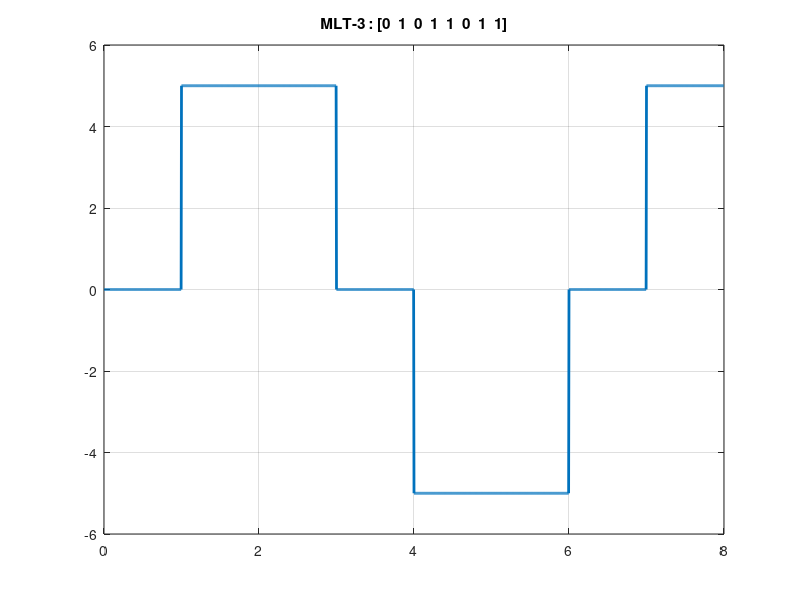

Recreate this plot in MATLAB.
clc;
close all;
clear all;

bits = [0,1,0,1,1,0,1,1]; 

bitrate = 1;
voltage = 5;
temp = 0;
lastLevel = 0;

T = length(bits)/bitrate; %total time for bit sequence
n = 200; %sample per bit
N = n * T; %total sample
dt = T / N; %sampling time
t = 0:dt:T-dt; %every time instance
y = zeros(1,length(t)); %output signal

%modulation
for i = 0 : length(bits) - 1
  if(bits(i+1) == 1)
    temp++;
    if(rem(temp,4) == 1)
    y(i * n + 1 : (i + 1) * n) = voltage;
    lastLevel = voltage;
    elseif(rem(temp,4) == 3)
    y(i * n + 1 : (i + 1) * n) = -voltage;
    lastLevel = -voltage;
    else
    y(i * n + 1 : (i + 1) * n) = 0;
    lastLevel = 0;
    endif
  else
    y(i * n + 1 : (i + 1) * n) = lastLevel;
  endif
end

plot(t,y,'LineWidth',2);
axis([0 T -voltage-1 voltage+1]);
grid on;
title(['MLT-3 : [' num2str(bits) ']']);

%demodulation
lastLevel = 0;
for i = 1 : length(t)
  if(rem(i,n) == 0 && y(i) == lastLevel)
      receiving_bits(i / n) = 0;
    elseif(rem(i,n) == 0)
      receiving_bits(i / n) = 1;
      lastLevel = y(i);
  endif
end
disp("MLT-3 Decoding : ");
disp(receiving_bits);
